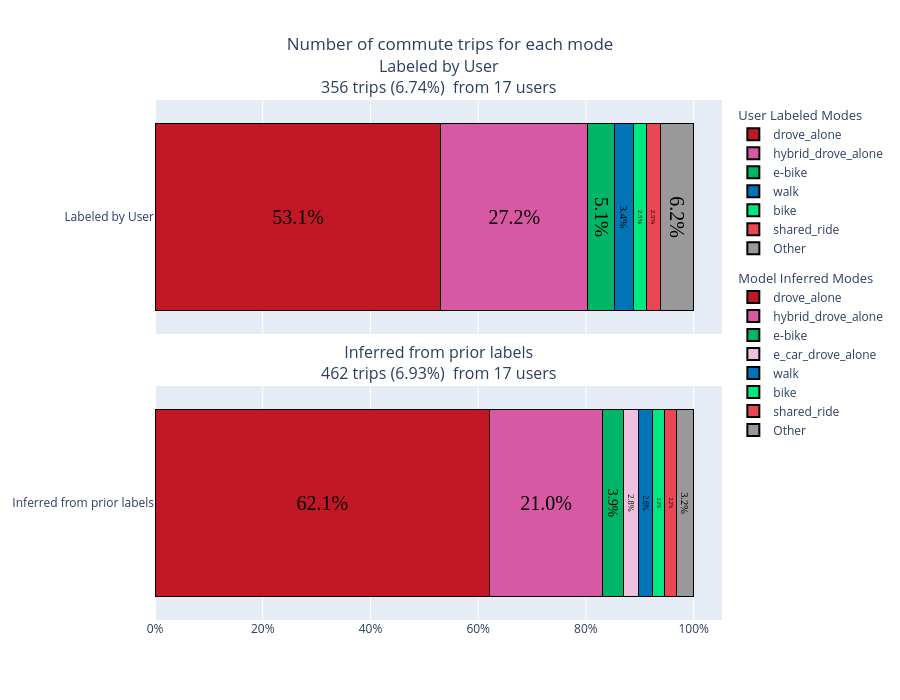

Here is the notebook cell this chart was saved with:
### Code cell
trip_purpose_query = "purpose_confirm == 'work'"

expanded_ct_commute = expanded_ct.query(trip_purpose_query)
commute_quality_text = scaffolding.get_quality_text(expanded_ct, expanded_ct_commute, "commute", include_test_users) if not expanded_ct.empty else ""
expanded_ct_inferred_commute = expanded_ct_inferred.query(trip_purpose_query)
commute_quality_text_inferred = scaffolding.get_quality_text(expanded_ct_inferred, expanded_ct_inferred_commute, "commute", include_test_users) if not expanded_ct_inferred.empty else ""

commute_labeled_match = re.match(r'Based on ([0-9]+) confirmed commute trips from ([0-9]+) (users|testers and participants)\nof ([0-9]+) total confirmed trips from ([0-9]+) (users|testers and participants) (\(([0-9.]+|nan)%\))', commute_quality_text)
stacked_bar_quality_text_commute_labeled = f"{commute_labeled_match.group(1)} trips {commute_labeled_match.group(7)}\n from {commute_labeled_match.group(2)} {commute_labeled_match.group(3)}"

commute_inferred_match = re.match(r'Based on ([0-9]+) confirmed commute trips from ([0-9]+) (users|testers and participants)\nof ([0-9]+) total confirmed trips from ([0-9]+) (users|testers and participants) (\(([0-9.]+|nan)%\))', commute_quality_text_inferred)
stacked_bar_quality_text_commute_inferred = f"{commute_inferred_match.group(1)} trips {commute_inferred_match.group(7)}\n from {commute_inferred_match.group(2)} {commute_inferred_match.group(3)}"

panels = [
    {
        "df": expanded_ct_commute,
        "text": stacked_bar_quality_text_commute_labeled,
        "label": "Labeled by User",
        "legend_title": "User Labeled Modes",
        "mode_col": "mode_confirm_w_other",
        "colors": colors_mode
    },
    {
        "df": expanded_ct_inferred_commute,
        "text": stacked_bar_quality_text_commute_inferred,
        "label": "Inferred from prior labels",
        "legend_title": "Model Inferred Modes",
        "mode_col": "mode_confirm_w_other",
        "colors": colors_mode
    }
]

plot_title = "Number of commute trips for each mode"
plot_two_layout=dict(
    height=350 * len(panels),
    barmode="stack",
    showlegend=True,
    legend=dict(
        orientation="v",
        yanchor="top",
        xanchor="left",
        valign="top",
        traceorder="grouped",
        itemsizing="constant",),
    title=dict(text=plot_title, x=0.5)
    )

fig, filename = build_trip_plot(
    distance_col="distance",
    plot_title="Number of commute trips for each mode",
    file_name="Commute_trips_each_mode",
    panels=panels,
    threshold=0.02,
    layout=plot_two_layout,
    use_distance=True
)

fig.update_layout(plot_two_layout)

### Figure 1 — Plotly figure (JSON) as saved in the notebook; plotly's stock layout.template omitted (floating-point values rounded to 4 significant figures)
{"data": [{"hovertemplate": "drove_alone: 53.1%<extra></extra>", "insidetextanchor": "middle", "insidetextfont": {"color": "black", "family": "Times", "size": 20}, "legendgroup": "group_labeled_by_user", "legendgrouptitle": {"text": "User Labeled Modes"}, "marker": {"color": "#c21725", "line": {"color": "black", "width": 1}}, "name": "drove_alone", "orientation": "h", "showlegend": true, "text": ["53.1%"], "textposition": "inside", "type": "bar", "x": [0.5309], "xaxis": "x", "y": ["Labeled by User"], "yaxis": "y"}, {"hovertemplate": "hybrid_drove_alone: 27.2%<extra></extra>", "insidetextanchor": "middle", "insidetextfont": {"color": "black", "family": "Times", "size": 20}, "legendgroup": "group_labeled_by_user", "legendgrouptitle": {"text": "User Labeled Modes"}, "marker": {"color": "#d859a3", "line": {"color": "black", "width": 1}}, "name": "hybrid_drove_alone", "orientation": "h", "showlegend": true, "text": ["27.2%"], "textposition": "inside", "type": "bar", "x": [0.2725], "xaxis": "x", "y": ["Labeled by User"], "yaxis": "y"}, {"hovertemplate": "e-bike: 5.1%<extra></extra>", "insidetextanchor": "middle", "insidetextfont": {"color": "black", "family": "Times", "size": 20}, "legendgroup": "group_labeled_by_user", "legendgrouptitle": {"text": "User Labeled Modes"}, "marker": {"color": "#00b565", "line": {"color": "black", "width": 1}}, "name": "e-bike", "orientation": "h", "showlegend": true, "text": ["5.1%"], "textposition": "inside", "type": "bar", "x": [0.05056], "xaxis": "x", "y": ["Labeled by User"], "yaxis": "y"}, {"hovertemplate": "walk: 3.4%<extra></extra>", "insidetextanchor": "middle", "insidetextfont": {"color": "black", "family": "Times", "size": 20}, "legendgroup": "group_labeled_by_user", "legendgrouptitle": {"text": "User Labeled Modes"}, "marker": {"color": "#0074b7", "line": {"color": "black", "width": 1}}, "name": "walk", "orientation": "h", "showlegend": true, "text": ["3.4%"], "textposition": "inside", "type": "bar", "x": [0.03371], "xaxis": "x", "y": ["Labeled by User"], "yaxis": "y"}, {"hovertemplate": "bike: 2.5%<extra></extra>", "insidetextanchor": "middle", "insidetextfont": {"color": "black", "family": "Times", "size": 20}, "legendgroup": "group_labeled_by_user", "legendgrouptitle": {"text": "User Labeled Modes"}, "marker": {"color": "#00e882", "line": {"color": "black", "width": 1}}, "name": "bike", "orientation": "h", "showlegend": true, "text": ["2.5%"], "textposition": "inside", "type": "bar", "x": [0.02528], "xaxis": "x", "y": ["Labeled by User"], "yaxis": "y"}, {"hovertemplate": "shared_ride: 2.5%<extra></extra>", "insidetextanchor": "middle", "insidetextfont": {"color": "black", "family": "Times", "size": 20}, "legendgroup": "group_labeled_by_user", "legendgrouptitle": {"text": "User Labeled Modes"}, "marker": {"color": "#e94754", "line": {"color": "black", "width": 1}}, "name": "shared_ride", "orientation": "h", "showlegend": true, "text": ["2.5%"], "textposition": "inside", "type": "bar", "x": [0.02528], "xaxis": "x", "y": ["Labeled by User"], "yaxis": "y"}, {"hovertemplate": "Other: 6.2%<extra></extra>", "insidetextanchor": "middle", "insidetextfont": {"color": "black", "family": "Times", "size": 20}, "legendgroup": "group_labeled_by_user", "legendgrouptitle": {"text": "User Labeled Modes"}, "marker": {"color": "#999", "line": {"color": "black", "width": 1}}, "name": "Other", "orientation": "h", "showlegend": true, "text": ["6.2%"], "textposition": "inside", "type": "bar", "x": [0.0618], "xaxis": "x", "y": ["Labeled by User"], "yaxis": "y"}, {"hovertemplate": "drove_alone: 62.1%<extra></extra>", "insidetextanchor": "middle", "insidetextfont": {"color": "black", "family": "Times", "size": 20}, "legendgroup": "group_inferred_from_prior_labels", "legendgrouptitle": {"text": "Model Inferred Modes"}, "marker": {"color": "#c21725", "line": {"color": "black", "width": 1}}, "name": "drove_alone", "orientation": "h", "showlegend": true, "text": ["62.1%"], "textposition": "inside", "type": "bar", "x": [0.6212], "xaxis": "x2", "y": ["Inferred from prior labels"], "yaxis": "y2"}, {"hovertemplate": "hybrid_drove_alone: 21.0%<extra></extra>", "insidetextanchor": "middle", "insidetextfont": {"color": "black", "family": "Times", "size": 20}, "legendgroup": "group_inferred_from_prior_labels", "legendgrouptitle": {"text": "Model Inferred Modes"}, "marker": {"color": "#d859a3", "line": {"color": "black", "width": 1}}, "name": "hybrid_drove_alone", "orientation": "h", "showlegend": true, "text": ["21.0%"], "textposition": "inside", "type": "bar", "x": [0.21], "xaxis": "x2", "y": ["Inferred from prior labels"], "yaxis": "y2"}, {"hovertemplate": "e-bike: 3.9%<extra></extra>", "insidetextanchor": "middle", "insidetextfont": {"color": "black", "family": "Times", "size": 20}, "legendgroup": "group_inferred_from_prior_labels", "legendgrouptitle": {"text": "Model Inferred Modes"}, "marker": {"color": "#00b565", "line": {"color": "black", "width": 1}}, "name": "e-bike", "orientation": "h", "showlegend": true, "text": ["3.9%"], "textposition": "inside", "type": "bar", "x": [0.03896], "xaxis": "x2", "y": ["Inferred from prior labels"], "yaxis": "y2"}, {"hovertemplate": "e_car_drove_alone: 2.8%<extra></extra>", "insidetextanchor": "middle", "insidetextfont": {"color": "black", "family": "Times", "size": 20}, "legendgroup": "group_inferred_from_prior_labels", "legendgrouptitle": {"text": "Model Inferred Modes"}, "marker": {"color": "#f0c1dd", "line": {"color": "black", "width": 1}}, "name": "e_car_drove_alone", "orientation": "h", "showlegend": true, "text": ["2.8%"], "textposition": "inside", "type": "bar", "x": [0.02814], "xaxis": "x2", "y": ["Inferred from prior labels"], "yaxis": "y2"}, {"hovertemplate": "walk: 2.6%<extra></extra>", "insidetextanchor": "middle", "insidetextfont": {"color": "black", "family": "Times", "size": 20}, "legendgroup": "group_inferred_from_prior_labels", "legendgrouptitle": {"text": "Model Inferred Modes"}, "marker": {"color": "#0074b7", "line": {"color": "black", "width": 1}}, "name": "walk", "orientation": "h", "showlegend": true, "text": ["2.6%"], "textposition": "inside", "type": "bar", "x": [0.02597], "xaxis": "x2", "y": ["Inferred from prior labels"], "yaxis": "y2"}, {"hovertemplate": "bike: 2.2%<extra></extra>", "insidetextanchor": "middle", "insidetextfont": {"color": "black", "family": "Times", "size": 20}, "legendgroup": "group_inferred_from_prior_labels", "legendgrouptitle": {"text": "Model Inferred Modes"}, "marker": {"color": "#00e882", "line": {"color": "black", "width": 1}}, "name": "bike", "orientation": "h", "showlegend": true, "text": ["2.2%"], "textposition": "inside", "type": "bar", "x": [0.02165], "xaxis": "x2", "y": ["Inferred from prior labels"], "yaxis": "y2"}, {"hovertemplate": "shared_ride: 2.2%<extra></extra>", "insidetextanchor": "middle", "insidetextfont": {"color": "black", "family": "Times", "size": 20}, "legendgroup": "group_inferred_from_prior_labels", "legendgrouptitle": {"text": "Model Inferred Modes"}, "marker": {"color": "#e94754", "line": {"color": "black", "width": 1}}, "name": "shared_ride", "orientation": "h", "showlegend": true, "text": ["2.2%"], "textposition": "inside", "type": "bar", "x": [0.02165], "xaxis": "x2", "y": ["Inferred from prior labels"], "yaxis": "y2"}, {"hovertemplate": "Other: 3.2%<extra></extra>", "insidetextanchor": "middle", "insidetextfont": {"color": "black", "family": "Times", "size": 20}, "legendgroup": "group_inferred_from_prior_labels", "legendgrouptitle": {"text": "Model Inferred Modes"}, "marker": {"color": "#999", "line": {"color": "black", "width": 1}}, "name": "Other", "orientation": "h", "showlegend": true, "text": ["3.2%"], "textposition": "inside", "type": "bar", "x": [0.03247], "xaxis": "x2", "y": ["Inferred from prior labels"], "yaxis": "y2"}], "layout": {"annotations": [{"font": {"size": 16}, "showarrow": false, "text": "Labeled by User<br>356 trips (6.74%)\n from 17 users", "x": 0.5, "xanchor": "center", "xref": "paper", "y": 1, "yanchor": "bottom", "yref": "paper"}, {"font": {"size": 16}, "showarrow": false, "text": "Inferred from prior labels<br>462 trips (6.93%)\n from 17 users", "x": 0.5, "xanchor": "center", "xref": "paper", "y": 0.45, "yanchor": "bottom", "yref": "paper"}], "barmode": "stack", "height": 700, "legend": {"itemsizing": "constant", "orientation": "v", "traceorder": "grouped", "valign": "top", "xanchor": "left", "yanchor": "top"}, "showlegend": true, "title": {"text": "Number of commute trips for each mode", "x": 0.5}, "xaxis": {"anchor": "y", "domain": [0, 1], "matches": "x2", "showticklabels": false, "tickformat": ".0%"}, "xaxis2": {"anchor": "y2", "domain": [0, 1], "tickformat": ".0%"}, "yaxis": {"anchor": "x", "domain": [0.55, 1]}, "yaxis2": {"anchor": "x2", "domain": [0, 0.45]}}}
